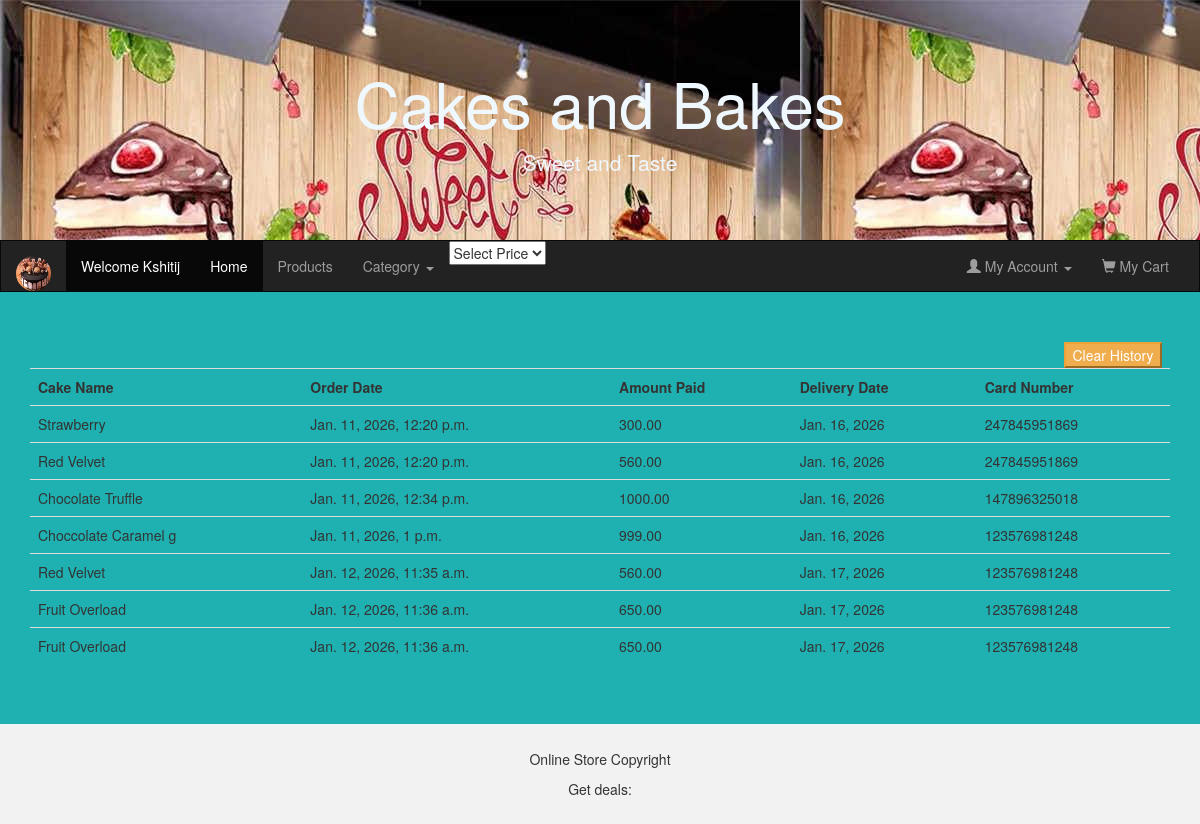
/OrderHistory (signed in), run on an earlier commit of the app's database.
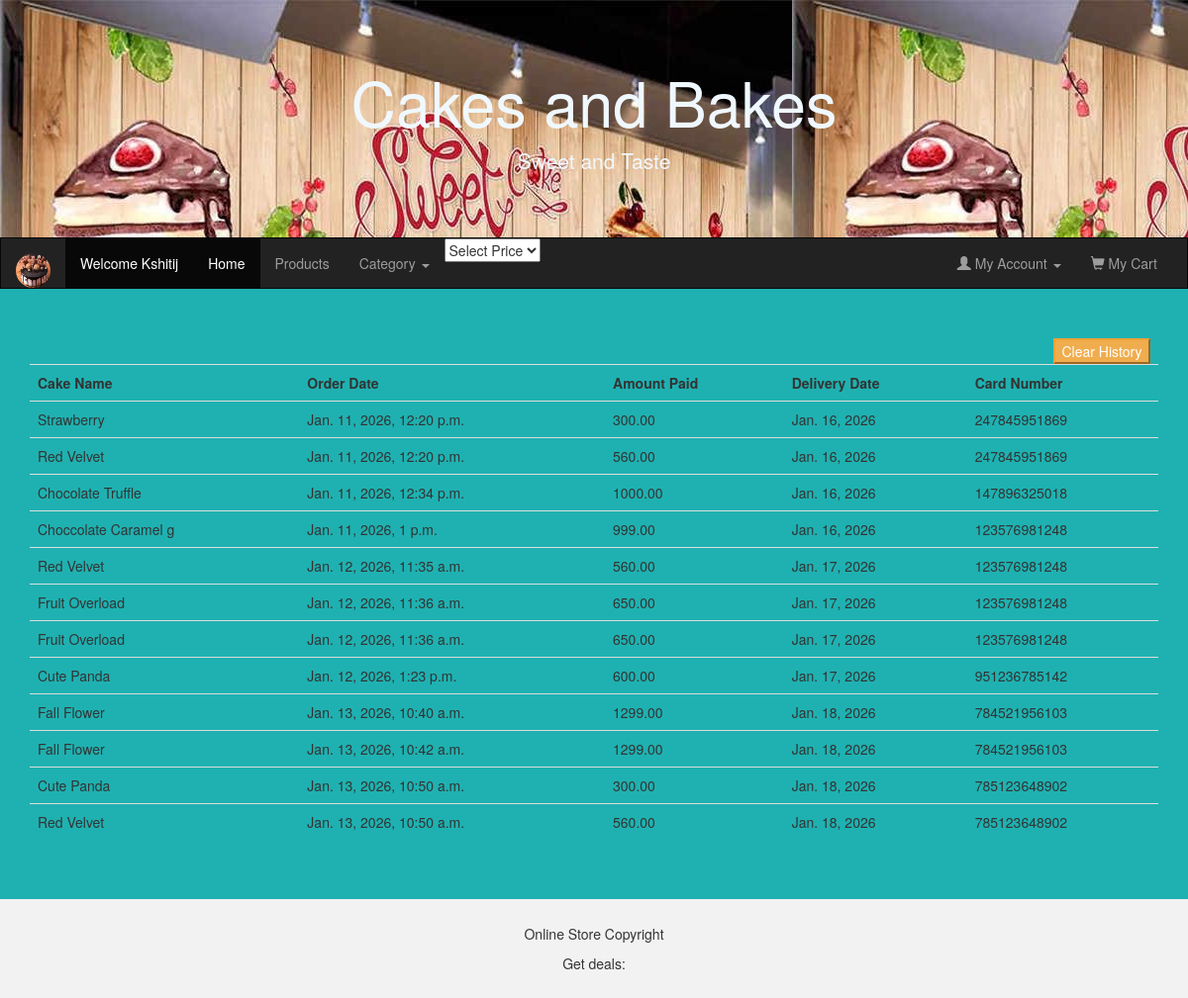
And on a later commit of the database.
### UserApp/models.py (models this page shows, shortened)
class OrderHistory(models.Model):
    user = models.ForeignKey(UserInfo, on_delete=models.CASCADE)
    cake_name = models.CharField(max_length=100,null=True,blank=True)
    cake_price = models.DecimalField(max_digits=10, decimal_places=2,null=True,blank=True)
    quantity = models.IntegerField(null=True,blank=True)
    amount = models.DecimalField(max_digits=10, decimal_places=2,null=True,blank=True)
    card_no = models.CharField(max_length=16)
    order_date = models.DateTimeField(auto_now_add=True)
    delivery_date = models.DateField(default=current_date+ timedelta(days=5))
    class Meta():
        db_table="Order History"

### UserApp/views.py (the view)
# urls.py: path("OrderHistory",views.getOrderHistory),
def getOrderHistory(request):
    if request.method=="GET":
        if "uname" in request.session:
            user=UserInfo.objects.get(username=request.session["uname"])
            orders=OrderHistory.objects.filter(user=user)
            return render(request,"viewOrderHistory.html",{"orders":orders})

### UserApp/templates/viewOrderHistory.html (shortened to what this page needs)
{%extends "home.html"%}
{%block content%}
<center>
    <table class="table">
        <button  type="button" class="btn-warning" style="margin-left: 90%;"  onclick="confirmClear()">Clear History</button>
        <th>Cake Name</th><th>Order Date</th><th>Amount Paid</th> <th>Delivery Date</th> <th>Card Number</th>
        {%if orders%}
            {%for order in orders%}
            <tr>
                <td>{{order.cake_name}}</td>
                <td>{{order.order_date}}</td>
                <td>{{order.amount}}</td>
                <td>{{order.delivery_date}}</td>
                <td>{{order.card_no}}</td>
            </tr>
            {%endfor%}
        {%else%}
            <tr>
                <td></td><td></td><td>Nothing orderd yet!</td></tr>
        {%endif%}
    </table>
</center>
{%endblock%}

What changed in the data, as far as the page shows it:
added OrderHistory: cake_name "Cute Panda", order_date "Jan. 12, 2026, 1:23 p.m.", amount "600.00", delivery_date "Jan. 17, 2026", card_no "951236785142"
added OrderHistory: cake_name "Fall Flower", order_date "Jan. 13, 2026, 10:40 a.m.", amount "1299.00", delivery_date "Jan. 18, 2026", card_no "784521956103"
added OrderHistory: cake_name "Fall Flower", order_date "Jan. 13, 2026, 10:42 a.m.", amount "1299.00", delivery_date "Jan. 18, 2026", card_no "784521956103"
added OrderHistory: cake_name "Cute Panda", order_date "Jan. 13, 2026, 10:50 a.m.", amount "300.00", delivery_date "Jan. 18, 2026", card_no "785123648902"
added OrderHistory: cake_name "Red Velvet", order_date "Jan. 13, 2026, 10:50 a.m.", amount "560.00", delivery_date "Jan. 18, 2026", card_no "785123648902"
